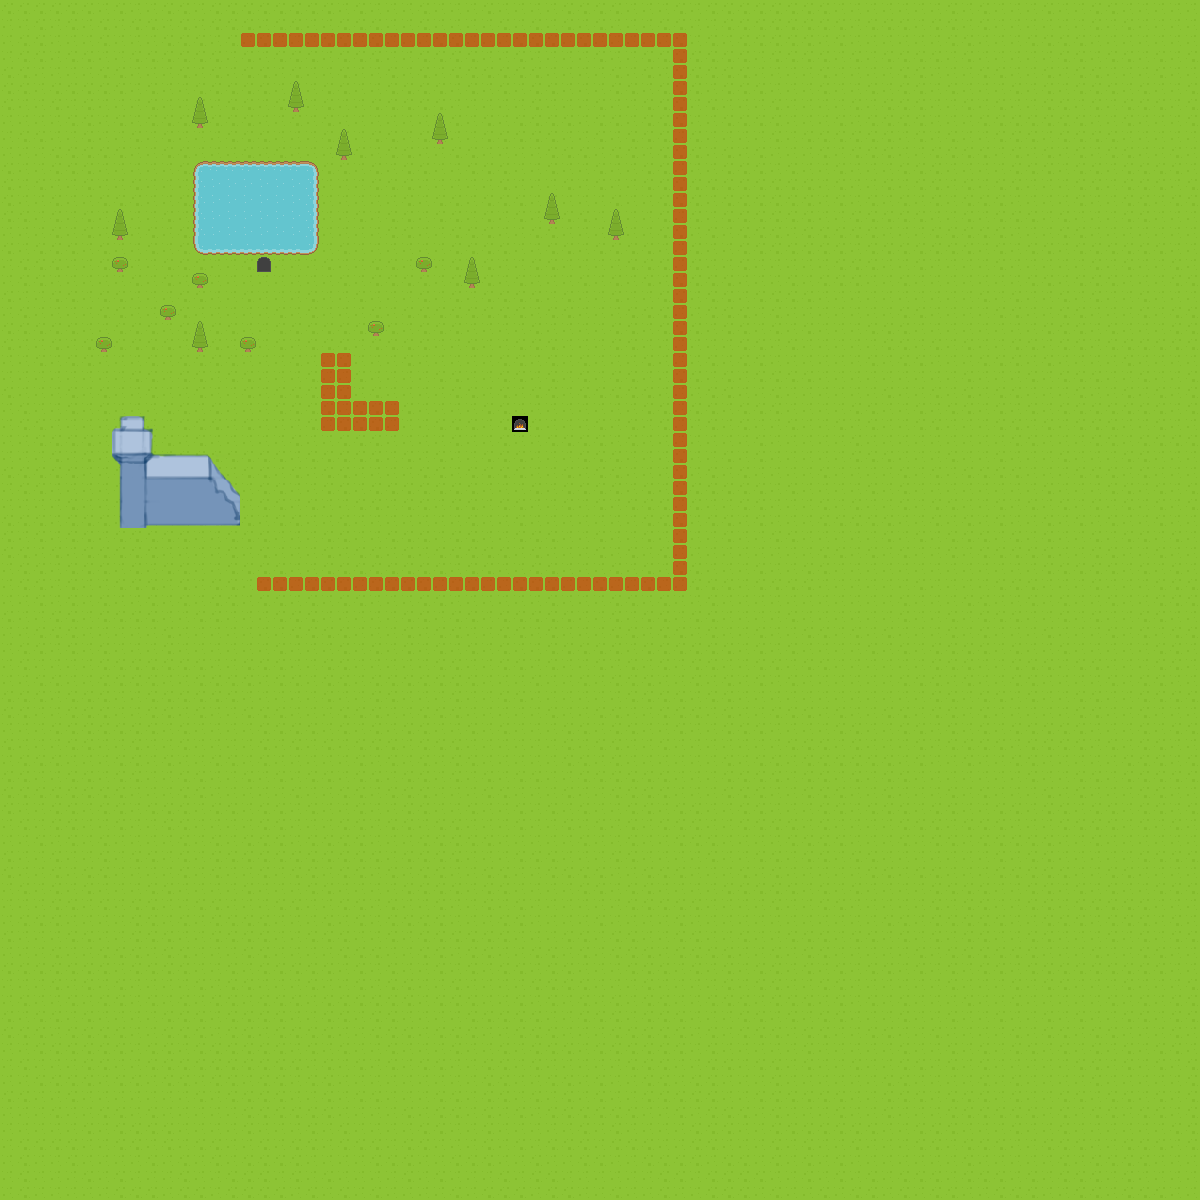

Rendered tile map (Tiled .tmx) drawn with the repository's tilesets; below, a short description and the map source with its tile grids summarised:
An orthogonal 75x75 tile map with 16x16 px tiles, 4 tile layers (Tile Layer 1, House, Objects, Collision Layer), 3 tilesets and 4 objects.

<map version="1.0" tiledversion="1.1.6" orientation="orthogonal" renderorder="left-down" width="75" height="75" tilewidth="16" tileheight="16" infinite="0" nextobjectid="13">
 <properties>
  <property name="unity:scale" value=".0625" />
 </properties>
 <tileset firstgid="1" source="base_tileset.tsx" />
 <tileset firstgid="1768" source="red_collision.tsx" />
 <tileset firstgid="1769" source="tower.tsx" />
 <layer name="Tile Layer 1" width="75" height="75">
  <data>[5625 cells, 5625 non-empty, 12 distinct tile ids]</data>
 </layer>
 <layer name="House" width="75" height="75">
  <data>[5625 cells, 1 non-empty, 1 distinct tile ids]</data>
 </layer>
 <layer name="Objects" width="75" height="75">
  <properties>
   <property name="unity:sortingLayerName" value="WorldObjects" />
  </properties>
  <data>[5625 cells, 81 non-empty, 59 distinct tile ids]</data>
 </layer>
 <layer name="Collision Layer" width="75" height="75">
  <data>[5625 cells, 104 non-empty, 1 distinct tile ids]</data>
 </layer>
 <objectgroup name="Object Layer 1">
  <object id="9" x="1" y="20" width="239" height="27" />
  <object id="10" x="0" y="49" width="34" height="525" />
  <object id="11" x="1" y="576" width="256" height="30" />
  <object id="12" x="192" y="173">
   <polyline points="0,0 11.5,-12 118.5,-10.5 119,-10.5 127,-1 126.5,72 117.5,81.5 8,81 1.5,73.5" />
  </object>
 </objectgroup>
</map>
